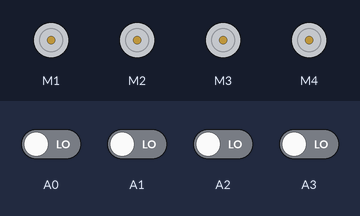
A sketch run on a simulated Arduino Uno, built with avr-gcc and run on an emulated ATmega328P. Parts: 4 × DC motor (green arrow = forward, orange = backward, longer = faster). The test bench sets the inputs (shaded band); at power-on: A0–3 LOW.

Above: at 1.2 s.
1.3 s: A0 driven HIGH
At 2.3 s:
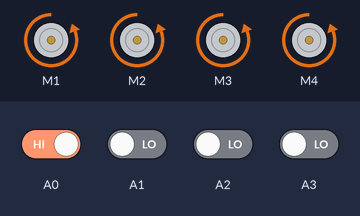
2.8 s: A0 driven LOW
At 3.4 s:
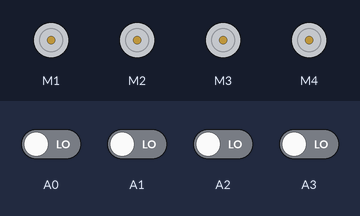
4.3 s: A1 driven HIGH
At 4.6 s:
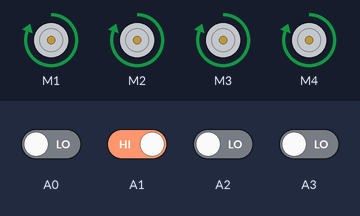
5.8 s: A1 driven LOW
At 6.9 s:
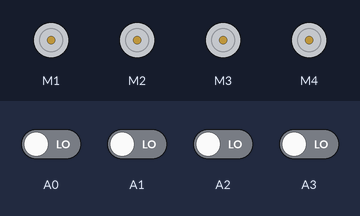
7.3 s: A2 driven HIGH
At 8.0 s:
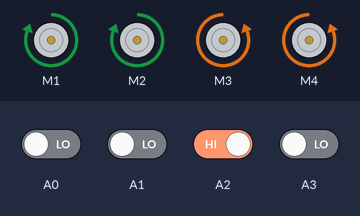
8.8 s: A2 driven LOW and A3 driven HIGH
At 9.2 s:
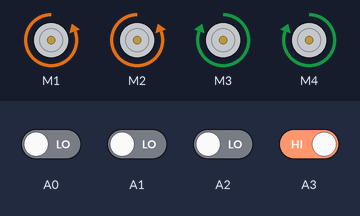
Timing chart, 0 to 11.3 s (numbered marks = the images above; inputs shaded):
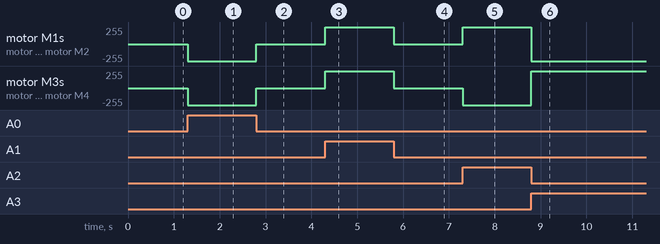

Measured:
- after the input at 1.3 s, motor M1–4: stopped → backward 255/255 at once
- after the input at 2.8 s, motor M1–4: backward 255/255 → stopped at once
- after the input at 4.3 s, motor M1–4: stopped → forward 255/255 at once
- after the input at 5.8 s, motor M1–4: forward 255/255 → stopped at once
- after the input at 7.3 s, motor M1, motor M2: stopped → forward 255/255 at once; motor M3, motor M4: stopped → backward 255/255 at once
- after the input at 8.8 s, motor M1, motor M2: forward 255/255 → backward 255/255 at once; motor M3, motor M4: backward 255/255 → forward 255/255 at once

The sketch:

Mechanical_Layer.ino
```cpp
#include <AFMotor.h>

AF_DCMotor frontleft(1);
AF_DCMotor backleft(2);
AF_DCMotor frontright(3);
AF_DCMotor backright(4);


int forwardPin = 0;
int backwardPin = 1;
int turnLeftPin = 2;
int turnRightPin = 3;

void stopAll(){
   frontleft.run(RELEASE);
   backleft.run(RELEASE);
   frontright.run(RELEASE);
   backright.run(RELEASE);
}

void goForward(){
   frontleft.run(BACKWARD);
   backleft.run(BACKWARD);
   frontright.run(BACKWARD);
   backright.run(BACKWARD);
}

void goBackward(){
   frontleft.run(FORWARD);
   backleft.run(FORWARD);
   frontright.run(FORWARD);
   backright.run(FORWARD);
}

void turnLeft(){
   frontleft.run(FORWARD);
   backleft.run(FORWARD);
   frontright.run(BACKWARD);
   backright.run(BACKWARD);
}

void turnRight(){
   frontleft.run(BACKWARD);
   backleft.run(BACKWARD);
   frontright.run(FORWARD);
   backright.run(FORWARD);
}


void DEMO_MODE(){

    Serial.println("FORWARD");
    goForward();
    delay(2000);

    Serial.println("BACKWARD");
    goBackward();
    delay(2000);

    Serial.println("LEFT");
    turnLeft();
    delay(2000);

    Serial.println("RIGHT");
    turnRight();
    delay(2000);

    stopAll();
    delay(3000);
}

void setup() {
  Serial.begin(9600);

  pinMode(A0, INPUT);
  pinMode(A1, INPUT);
  pinMode(A2, INPUT);
  pinMode(A3, INPUT);

  // turn on motor
  frontleft.setSpeed(255);
  frontleft.run(RELEASE);

    // turn on motor
  backleft.setSpeed(255);
  backleft.run(RELEASE);


  // turn on motor
  frontright.setSpeed(255);
  frontright.run(RELEASE);

    // turn on motor
  backright.setSpeed(255);
  backright.run(RELEASE);
}

void loop() {

    int f = 0;
    int b = 0;
    int l = 0;
    int r = 0;

    f = digitalRead(A0);
    b = digitalRead(A1);
    l = digitalRead(A2);
    r = digitalRead(A3);

    if(f != 0)
    {
      goForward();
    }
    else if(b != 0)
    {
      goBackward();
    }
    else if(l != 0)
    {
      turnLeft();
    }
    else if(r != 0)
    {
      turnRight();
    }
    else
    {
     stopAll();
    }
}
```
